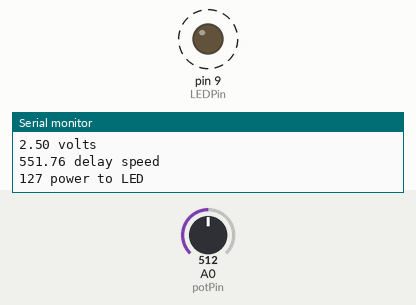
Simulated run of this sketch. Board: Arduino Uno, built with avr-gcc and run on an emulated ATmega328P. Parts: output pins drawn as LEDs (lit = HIGH), the last lines printed to the serial monitor. Dashed ring = blinking. Inputs (shaded band) come from the test bench; at power-on: A0 (potPin) = 512.

Above: at 2.1 s.
2.2 s: A0 (potPin) set to 900
At 2.81 s:
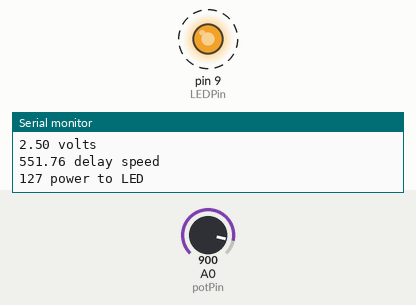
6.2 s: A0 (potPin) set to 122
At 7.4 s:
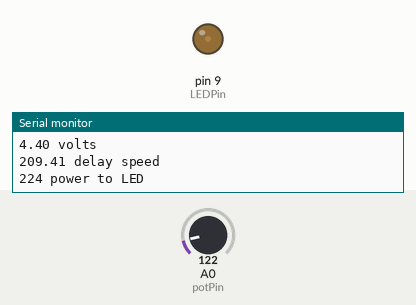
11.0 s: A0 (potPin) set to 716
15.8 s: A0 (potPin) set to 511
At 16.2 s:
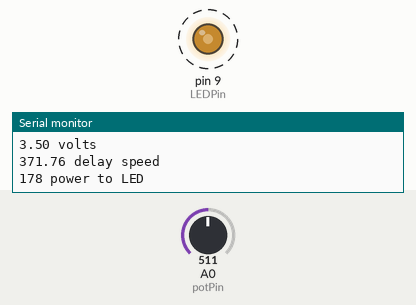
Timing chart, 0 to 21.5 s (numbered marks = the images above; inputs shaded):
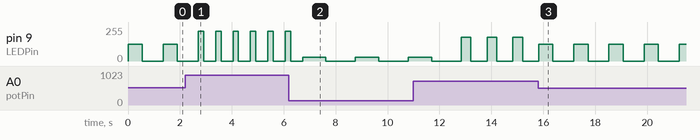

Measured:
- after the input at 2.2 s, pin 9 (LEDPin): alternates 224/255 for 0.21 s and 0/255 for 0.46 s, starting after 0.51 s
- after the input at 15.8 s, pin 9 (LEDPin): alternates 127/255 for 0.55 s and 0/255 for 0.80 s, starting at once
- by itself, pin 9 (LEDPin): alternates 127/255 for 0.55 s and 0/255 for 0.80 s

The sketch:

potPin.ino
```cpp
int LEDPin = 9;           // Assign LEDPin to 9
int potPin = A0;          // Assign potPin to A0
int readValue;            // Declare readValue var
int writeValue;           // Declare writeValue as var
float Voltage;            // Declare voltage var
float dVal;               // The delay value

void setup() {
  Serial.begin(9600);
  pinMode(LEDPin, OUTPUT);
  pinMode(potPin,INPUT);

}

void loop() {
  readValue = analogRead(potPin);
  Voltage = (5./1023.)*readValue;   // Calculating the real world voltage
  writeValue = (255./1023.) * readValue;
  dVal = (-900./255.) * writeValue + 1000;

  analogWrite(LEDPin, writeValue);
  delay(dVal);
  analogWrite(LEDPin, 0);
  delay(dVal);


  Serial.print(Voltage);
  Serial.println(" volts");
  Serial.print(dVal);
  Serial.println(" delay speed");
  Serial.print(writeValue);
  Serial.println(" power to LED");
  Serial.println("");
  delay(250);


}
```
